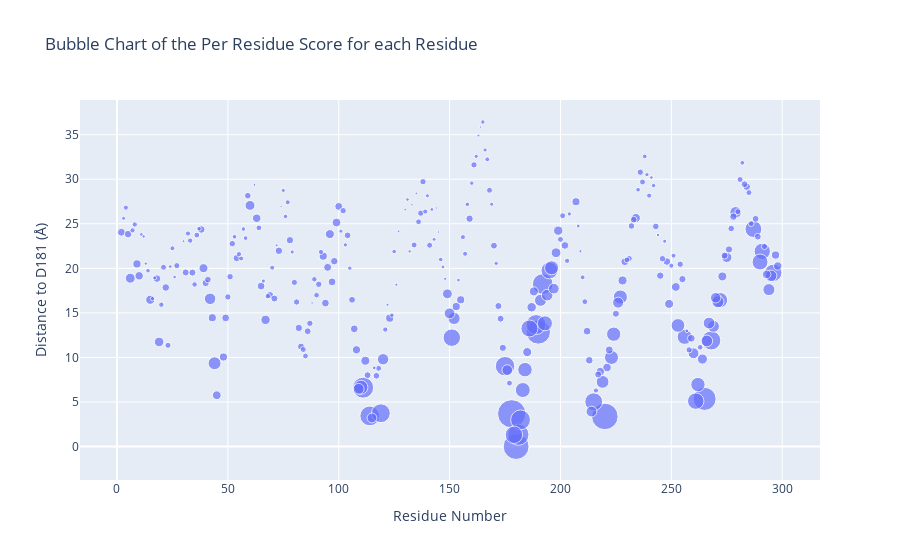

Notebook code cell kept with this figure:
### Code cell
fig = px.scatter(df_score_dist, x=df_score_dist.index, y="Distance to D181 (Å)",
	         size="Per Residue Score", size_max=20,
			 title="Bubble Chart of the Per Residue Score for each Residue",
			 labels={"index": "Residue Number"}
)

fig.show()

### Figure 1 — Plotly figure (JSON) as saved in the notebook; plotly's stock layout.template omitted (floating-point values rounded to 4 significant figures; data arrays with more than 128 entries replaced by an {"elided": "..."} marker saying what was removed)
{"data": [{"hovertemplate": "Residue Number=%{x}<br>Distance to D181 (Å)=%{y}<br>Per Residue Score=%{marker.size}<extra></extra>", "legendgroup": "", "marker": {"color": "#636efa", "size": {"elided": "297 float values"}, "sizemode": "area", "sizeref": 0.0025, "symbol": "circle"}, "mode": "markers", "name": "", "orientation": "v", "showlegend": false, "type": "scatter", "x": {"elided": "297 int values"}, "xaxis": "x", "y": {"elided": "297 float values"}, "yaxis": "y"}], "layout": {"legend": {"itemsizing": "constant", "tracegroupgap": 0}, "title": {"text": "Bubble Chart of the Per Residue Score for each Residue"}, "xaxis": {"anchor": "y", "domain": [0, 1], "title": {"text": "Residue Number"}}, "yaxis": {"anchor": "x", "domain": [0, 1], "title": {"text": "Distance to D181 (Å)"}}}}
